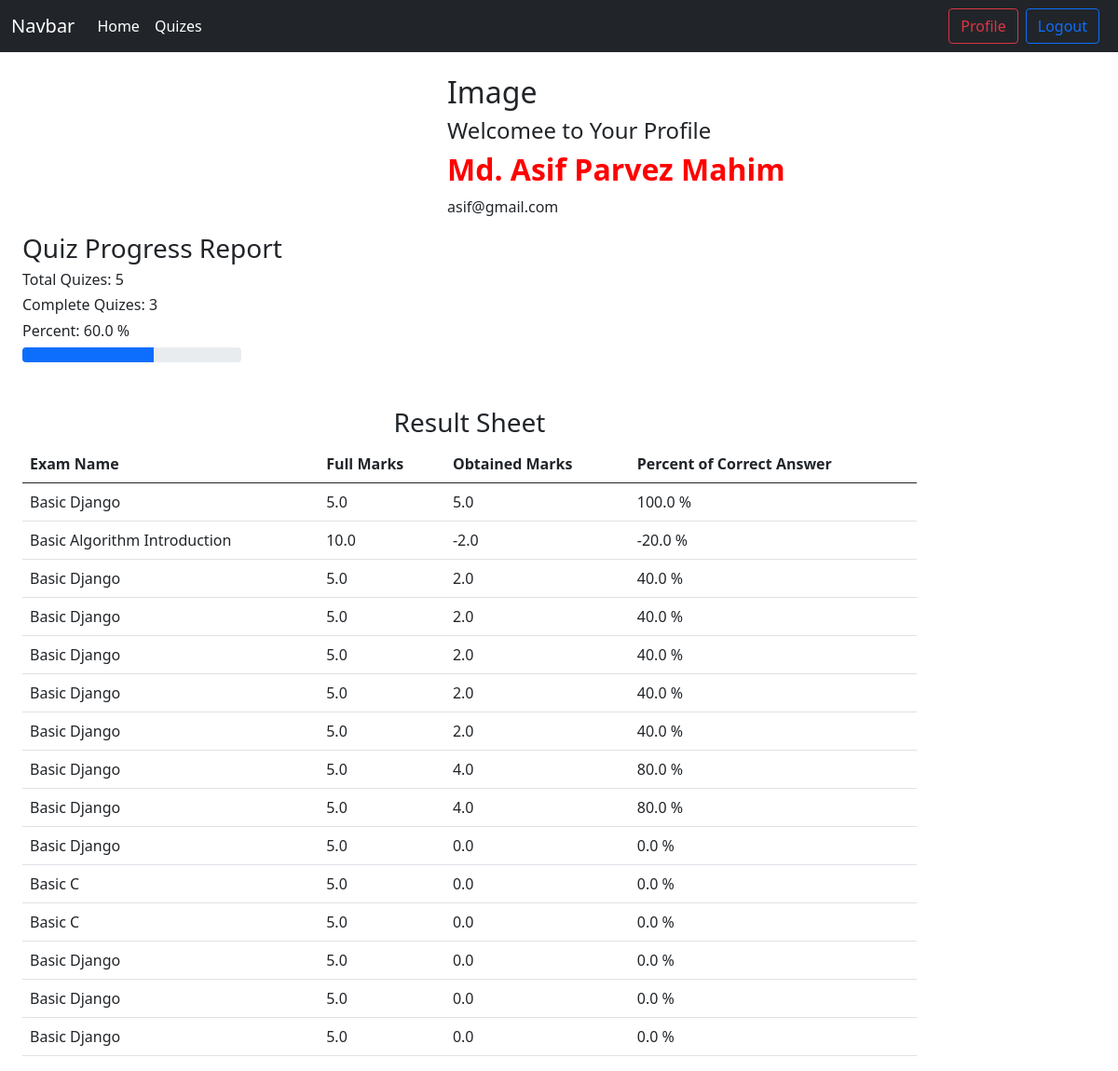
Page /authorizaion/profile/ (signed in) on the earlier database version.
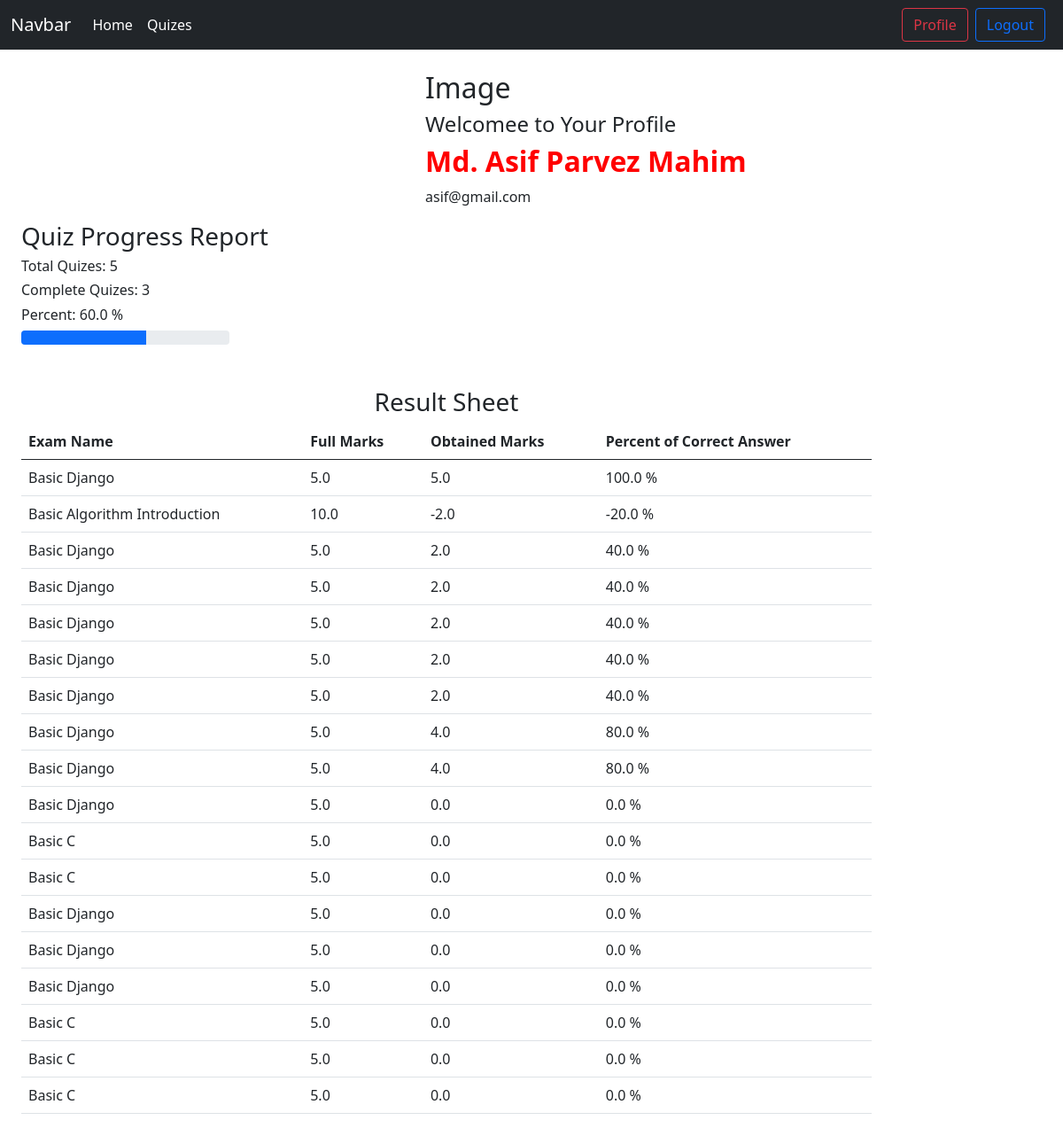
Same page on the later database version.
### result/models.py (models this page shows)
class Result(models.Model):
    quiz = models.ForeignKey(Quiz, on_delete=models.CASCADE)
    user = models.ForeignKey(User, on_delete=models.CASCADE)
    score = models.FloatField()
    exam_name = models.CharField(max_length=500, blank=True, null=True)
    total_questions = models.CharField(max_length=500, blank=True, null=True)
    percent = models.CharField(max_length=500, blank=True, null=True)
    fullMarks = models.CharField(max_length=500, blank=True, null=True)
    total_quizes = models.CharField(max_length=100, blank=True, null=True)
    completed_quizes = models.CharField(max_length=100, blank=True, null=True)
    percent_of_attempts = models.CharField(max_length=100, blank=True, null=True)
    def __str__(self):
        return str(self.pk)

### accounts/views.py (the view)
# urls.py: path("profile/", views.profile, name="profile"),
def profile(request):
    result_history = Result.objects.filter(user=request.user)
    progress = Result.objects.filter(user=request.user).last()
    print("PROG-> ", progress)
    return render(
        request, "profile.html", {"result": result_history, "progress": progress}
    )

### accounts/templates/profile.html (shortened to what this page needs)
{% extends "base.html" %}<br />
{%load static%}{%block script%}
<link rel="stylesheet" href="{% static 'accounts/style.css' %}" />
{%endblock%} {%block style%} {%endblock%} {%block content%}
<div class="user_info">
  <h2>Image</h2>
  <h4>Welcomee to Your Profile</h4>
  <h2>
    <span class="username"
      >{{request.user.first_name }} {{request.user.last_name}}</span
    >
  </h2>
  <p>{{request.user.email }}</p>
</div>
<div class="quiz_progress">
  <h3>Quiz Progress Report</h3>
  <h6>Total Quizes: {{progress.total_quizes}}</h6>
  <h6>Complete Quizes: {{progress.completed_quizes}}</h6>
  <div class="percentage">
    <div class="manual">
      <h6>Percent: {{progress.percent_of_attempts}} %</h6>
    </div>
    <div class="progress prg_bar">
      <div
        class="progress-bar"
        role="progressbar"
        style="width: {{progress.percent_of_attempts}}%"
        aria-valuenow="25"
        aria-valuemin="0"
        aria-valuemax="100"
      ></div>
    </div>
  </div>
</div>
<div class="res_sheet mt-5">
  <h3 class="text-center">Result Sheet</h3>
  <div class="table-responsive-sm">
    <table class="table">
      <thead>
        <tr>
          <th scope="col">Exam Name</th>
          <th scope="col">Full Marks</th>
          <th scope="col">Obtained Marks</th>
          <th scope="col">Percent of Correct Answer</th>
        </tr>
      </thead>
      <tbody>
        {%for res in result%}
        <tr>
          <td>{{res.exam_name}}</td>
          <td>{{res.fullMarks}}</td>
          <td>{{res.score}}</td>
          <td>{{res.percent}} %</td>
        </tr>
        {%endfor%}
      </tbody>
    </table>
  </div>
</div>
{%endblock%}

### templates/base.html (shortened to what this page needs)
{% load static %}
<!DOCTYPE html>
<html lang="en">
  <head>
    <link
      href="https://cdn.jsdelivr.net/npm/bootstrap@5.0.2/dist/css/bootstrap.min.css"
      rel="stylesheet"
    />
    <link rel="stylesheet" href={%static "style.css"%}>
    {%block script%}
    {%endblock%}
  </head>
  <body>
    <nav class="navbar navbar-expand-lg navbar-dark bg-dark ">
      <div class="container-fluid">
        <a class="navbar-brand" href="#">Navbar</a>
        <div class="collapse navbar-collapse" id="navbarSupportedContent">
          <ul class="navbar-nav me-auto mb-2 mb-lg-0">
            <li class="nav-item">
              <a class="nav-link active" aria-current="page" href="{%url "homepage"%}">Home</a>
            </li>
            {%if user.is_authenticated%}
              <li class="nav-item">
                <a class="nav-link active" aria-current="page" href="{%url "quiz"%}">Quizes</a>
              </li>
            {%endif%}
          </ul>
          <form class="d-flex">
            {%if user.is_authenticated%}
              <a class="btn btn-outline-danger" href="{%url 'profile'%}">Profile</a>
              <a class="btn btn-outline-primary mx-2" href="{%url "user_logout"%}">Logout</a>
            {%else%}
              <a class="btn btn-outline-danger" href="{%url "user_login"%}">Login</a>
              <a class="btn btn-outline-primary mx-2" href="{%url "register"%}">Register</a>
            {%endif%}
          </form>
        </div>
      </div>
    </nav>
    {%block content%} {%endblock%}
  </body>
</html>

### accounts/static/accounts/style.css (style rules this page uses)
.username { color: red; font-weight: bold; }
.user_info { margin-left: 40%; margin-top: 2%; }
.quiz_progress { margin-left: 2%; }
.res_sheet { width: 80%; margin-left: 2%; }
.prg_bar { width: 20%; }

Differences in the rows shown:
added Result: total_quizes "5", completed_quizes "3", percent_of_attempts "60.0", exam_name "Basic C", fullMarks "5.0", score "0.0", percent "0.0"
added Result: exam_name "Basic C", fullMarks "5.0", score "0.0", percent "0.0"
added Result: exam_name "Basic C", fullMarks "5.0", score "0.0", percent "0.0"
